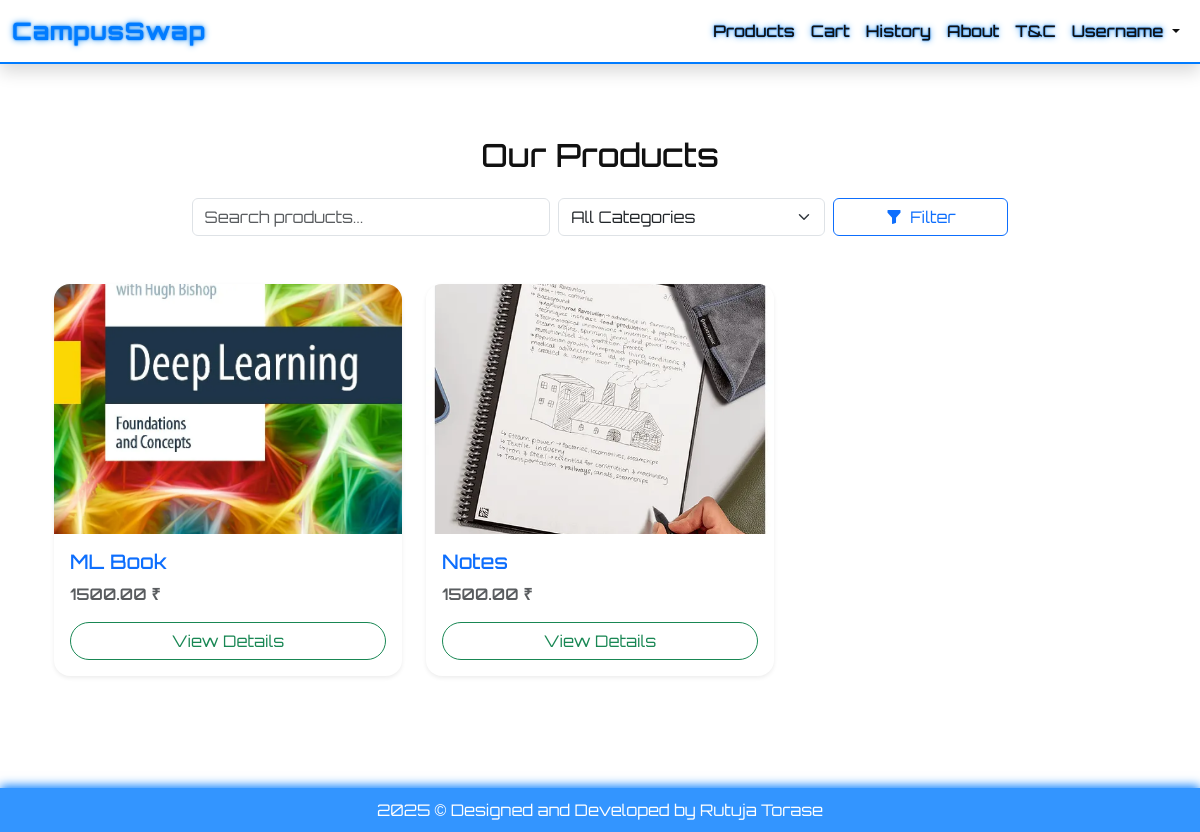
The page /dashboard/ (signed in) on the database its author committed.
### myapp/models.py (models this page shows, shortened)
class Product(models.Model):
    user = models.ForeignKey(User, on_delete=models.CASCADE)  # Seller
    title = models.CharField(max_length=200)
    image = models.ImageField(upload_to='products/')
    description = models.TextField()
    cost = models.DecimalField(max_digits=10, decimal_places=2)
    created_at = models.DateTimeField(auto_now_add=True)
    category = models.ForeignKey(Category, on_delete=models.SET_NULL, null=True)
    is_sold = models.BooleanField(default=False)

### myapp/views.py (the view)
# urls.py: path('dashboard/', dashboard, name='dashboard'),
@login_required
def dashboard(request):
    query = request.GET.get('q')
    category_id = request.GET.get('category')
    products = Product.objects.all()
    categories = Category.objects.all()
    if query:
        products = products.filter(Q(title__icontains=query) | Q(description__icontains=query))
    if category_id:
        products = products.filter(category__id=category_id)
    return render(request, 'dashboard/dashboard.html', {'products': products, 'categories': categories})

### templates/dashboard/dashboard.html (shortened to what this page needs)
{% extends 'base.html' %}
{% block content %}
            <div class="container py-5">
                <h2 class="text-center mb-4">Our Products</h2>
                <form method="get" class="row justify-content-center mb-5 gx-2 gy-2">
                    <div class="col-md-4">
                        <input type="text" name="search" value="{{ request.GET.search }}" class="form-control" placeholder="Search products...">
                    </div>
                    <div class="col-md-3">
                        <select name="category" class="form-select">
                            <option value="">All Categories</option>
                        </select>
                    </div>
                    <div class="col-md-2">
                        <button type="submit" class="btn btn-outline-primary w-100">
                            <i class="bi bi-funnel-fill me-1"></i> Filter
                        </button>
                    </div>
                </form>
                <div class="row">
                    {% for product in products %}
                        <div class="col-md-4 col-sm-6 mb-4">
                            <div class="card h-100 shadow-sm border-0 rounded-4">
                                <img src="{{ product.image.url }}" class="card-img-top rounded-top-4" alt="{{ product.title }}" style="height: 250px; object-fit: cover;">
                                <div class="card-body d-flex flex-column">
                                    <h5 class="card-title text-primary">{{ product.title }}</h5>
                                    <p class="card-text fw-semibold text-muted mb-3">{{ product.cost }} ₹</p>
                                    <a href="{% url 'product_detail' product.id %}" class="btn btn-outline-success mt-auto rounded-pill">
                                        View Details
                                    </a>
                                </div>
                            </div>
                        </div>
                    {% empty %}
                        <div class="col-12">
                            <div class="alert alert-warning text-center">
                                <i class="bi bi-exclamation-circle-fill me-2"></i> No products found.
                            </div>
                        </div>
                    {% endfor %}
                </div>
            </div>
{% endblock %}

### templates/base.html (shortened to what this page needs)
{% load static %}
<!DOCTYPE html>
<html lang="en">
<head>
  <link href="https://cdn.jsdelivr.net/npm/bootstrap@5.3.3/dist/css/bootstrap.min.css" rel="stylesheet">
  <link href="https://cdn.jsdelivr.net/npm/bootstrap-icons@1.11.3/font/bootstrap-icons.css" rel="stylesheet">
</head>
<body>
  <nav class="navbar navbar-expand-lg sticky-top glassy-navbar shadow">
    <div class="container-fluid">
      <a class="navbar-brand text-glow" href="/">CampusSwap</a>
      <div class="collapse navbar-collapse" id="navbarNav">
        <ul class="navbar-nav ms-auto mb-2 mb-lg-0 align-items-center">
          <li class="nav-item"><a class="nav-link text-glow" href="{% url 'product_list' %}">Products</a></li>
          <li class="nav-item"><a class="nav-link text-glow" href="{% url 'cart' %}">Cart</a></li>
          <li class="nav-item"><a class="nav-link text-glow" href="{% url 'bought_history' %}">History</a></li>
          <li class="nav-item"><a class="nav-link text-glow" href="{% url 'about' %}">About</a></li>
          <li class="nav-item"><a class="nav-link text-glow" href="{% url 'terms_and_conditions' %}">T&C</a></li>
          {% if user.is_authenticated %}
            <li class="nav-item dropdown">
              <a class="nav-link dropdown-toggle text-glow" href="#" role="button" data-bs-toggle="dropdown">
                {{ user.username|title }}
              </a>
            </li>
          {% else %}
            <li class="nav-item"><a class="nav-link text-glow" href="{% url 'login' %}">Login</a></li>
            <li class="nav-item"><a class="nav-link text-glow" href="{% url 'signup' %}">Register</a></li>
          {% endif %}
        </ul>
      </div>
    </div>
  </nav>
  <div class="container py-4">
    {% block content %}{% endblock %}
  </div>
  <footer>
    2025 © Designed and Developed by Rutuja Torase
  </footer>
</body>
</html>

### rows shown on the page
Product: image (picture), title "ML Book", cost "1500.00"
Product: image (picture), title "Notes", cost "1500.00"

### other values the page prints
{{ user.username|title }} "Username"
